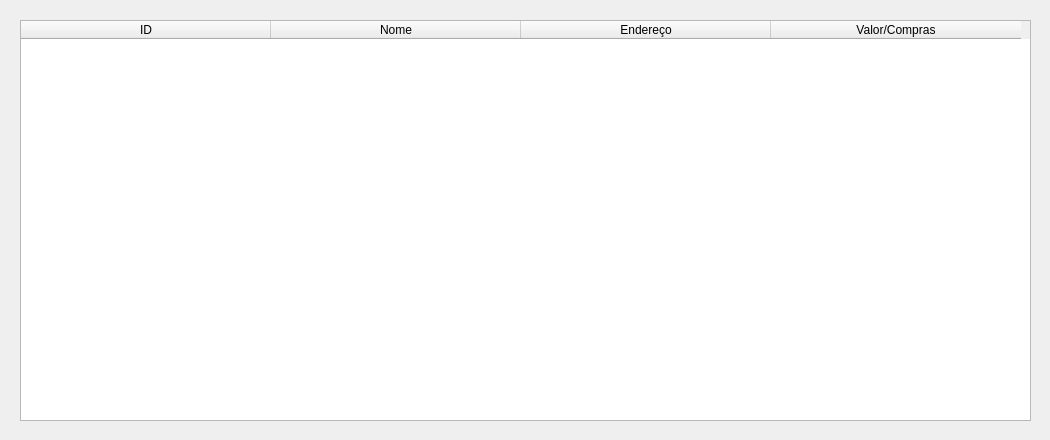
<?xml version="1.0" encoding="UTF-8"?>
<ui version="4.0">
 <class>visualizar_clientes</class>
 <widget class="QWidget" name="visualizar_clientes">
  <property name="geometry">
   <rect>
    <x>0</x>
    <y>0</y>
    <width>1050</width>
    <height>440</height>
   </rect>
  </property>
  <property name="windowTitle">
   <string>Clientes</string>
  </property>
  <property name="windowIcon">
   <iconset>
    <normaloff>visualizar_cliente_op5.png</normaloff>visualizar_cliente_op5.png</iconset>
  </property>
  <widget class="QTableWidget" name="tableWidget">
   <property name="geometry">
    <rect>
     <x>20</x>
     <y>20</y>
     <width>1011</width>
     <height>401</height>
    </rect>
   </property>
   <attribute name="horizontalHeaderDefaultSectionSize">
    <number>250</number>
   </attribute>
   <column>
    <property name="text">
     <string>ID</string>
    </property>
   </column>
   <column>
    <property name="text">
     <string>Nome</string>
    </property>
   </column>
   <column>
    <property name="text">
     <string>Endereço</string>
    </property>
   </column>
   <column>
    <property name="text">
     <string>Valor/Compras</string>
    </property>
   </column>
  </widget>
 </widget>
 <resources/>
 <connections/>
</ui>
